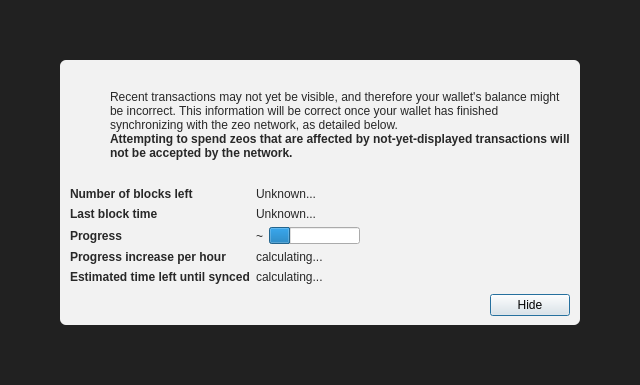
<?xml version="1.0" encoding="UTF-8"?>
<ui version="4.0">
 <class>ModalOverlay</class>
 <widget class="QWidget" name="ModalOverlay">
  <property name="geometry">
   <rect>
    <x>0</x>
    <y>0</y>
    <width>640</width>
    <height>385</height>
   </rect>
  </property>
  <property name="windowTitle">
   <string>Form</string>
  </property>
  <layout class="QVBoxLayout" name="verticalLayout" stretch="0">
   <property name="sizeConstraint">
    <enum>QLayout::SetDefaultConstraint</enum>
   </property>
   <property name="leftMargin">
    <number>0</number>
   </property>
   <property name="topMargin">
    <number>0</number>
   </property>
   <property name="rightMargin">
    <number>0</number>
   </property>
   <property name="bottomMargin">
    <number>0</number>
   </property>
   <item>
    <widget class="QWidget" name="bgWidget" native="true">
     <property name="styleSheet">
      <string notr="true">#bgWidget { background: rgba(0,0,0,220); }</string>
     </property>
     <layout class="QVBoxLayout" name="verticalLayoutMain" stretch="1">
      <property name="leftMargin">
       <number>60</number>
      </property>
      <property name="topMargin">
       <number>60</number>
      </property>
      <property name="rightMargin">
       <number>60</number>
      </property>
      <property name="bottomMargin">
       <number>60</number>
      </property>
      <item>
       <widget class="QWidget" name="contentWidget" native="true">
        <property name="styleSheet">
         <string notr="true">#contentWidget { background: rgba(255,255,255,240); border-radius: 6px; }

QLabel { color: rgb(40,40,40);  }</string>
        </property>
        <layout class="QVBoxLayout" name="verticalLayoutSub" stretch="1,0,0,0">
         <property name="spacing">
          <number>0</number>
         </property>
         <property name="leftMargin">
          <number>10</number>
         </property>
         <property name="topMargin">
          <number>10</number>
         </property>
         <property name="rightMargin">
          <number>10</number>
         </property>
         <property name="bottomMargin">
          <number>10</number>
         </property>
         <item>
          <layout class="QHBoxLayout" name="horizontalLayoutIconText" stretch="0,1">
           <property name="topMargin">
            <number>20</number>
           </property>
           <item>
            <layout class="QVBoxLayout" name="verticalLayoutIcon">
             <property name="leftMargin">
              <number>0</number>
             </property>
             <item>
              <widget class="QPushButton" name="warningIcon">
               <property name="enabled">
                <bool>false</bool>
               </property>
               <property name="text">
                <string/>
               </property>
               <property name="icon">
                <iconset>
                 <normaloff>:/icons/warning</normaloff>
                 <disabledoff>:/icons/warning</disabledoff>:/icons/warning</iconset>
               </property>
               <property name="iconSize">
                <size>
                 <width>48</width>
                 <height>48</height>
                </size>
               </property>
               <property name="flat">
                <bool>true</bool>
               </property>
              </widget>
             </item>
             <item>
              <spacer name="verticalSpacerWarningIcon">
               <property name="orientation">
                <enum>Qt::Vertical</enum>
               </property>
               <property name="sizeHint" stdset="0">
                <size>
                 <width>20</width>
                 <height>40</height>
                </size>
               </property>
              </spacer>
             </item>
            </layout>
           </item>
           <item>
            <layout class="QVBoxLayout" name="verticalLayoutInfoText">
             <property name="leftMargin">
              <number>0</number>
             </property>
             <property name="topMargin">
              <number>0</number>
             </property>
             <item>
              <widget class="QLabel" name="infoText">
               <property name="text">
                <string>Recent transactions may not yet be visible, and therefore your wallet's balance might be incorrect. This information will be correct once your wallet has finished synchronizing with the zeo network, as detailed below.</string>
               </property>
               <property name="textFormat">
                <enum>Qt::RichText</enum>
               </property>
               <property name="wordWrap">
                <bool>true</bool>
               </property>
              </widget>
             </item>
             <item>
              <widget class="QLabel" name="infoTextStrong">
               <property name="font">
                <font>
                 <weight>75</weight>
                 <bold>true</bold>
                </font>
               </property>
               <property name="text">
                <string>Attempting to spend zeos that are affected by not-yet-displayed transactions will not be accepted by the network.</string>
               </property>
               <property name="textFormat">
                <enum>Qt::RichText</enum>
               </property>
               <property name="wordWrap">
                <bool>true</bool>
               </property>
              </widget>
             </item>
             <item>
              <spacer name="verticalSpacerInTextSpace">
               <property name="orientation">
                <enum>Qt::Vertical</enum>
               </property>
               <property name="sizeHint" stdset="0">
                <size>
                 <width>20</width>
                 <height>40</height>
                </size>
               </property>
              </spacer>
             </item>
            </layout>
           </item>
          </layout>
         </item>
         <item>
          <spacer name="verticalSpacerAfterText">
           <property name="orientation">
            <enum>Qt::Vertical</enum>
           </property>
           <property name="sizeHint" stdset="0">
            <size>
             <width>20</width>
             <height>40</height>
            </size>
           </property>
          </spacer>
         </item>
         <item>
          <layout class="QFormLayout" name="formLayout">
           <property name="fieldGrowthPolicy">
            <enum>QFormLayout::FieldsStayAtSizeHint</enum>
           </property>
           <property name="horizontalSpacing">
            <number>6</number>
           </property>
           <property name="verticalSpacing">
            <number>6</number>
           </property>
           <property name="topMargin">
            <number>10</number>
           </property>
           <item row="0" column="0">
            <widget class="QLabel" name="labelNumberOfBlocksLeft">
             <property name="font">
              <font>
               <weight>75</weight>
               <bold>true</bold>
              </font>
             </property>
             <property name="text">
              <string>Number of blocks left</string>
             </property>
            </widget>
           </item>
           <item row="0" column="1">
            <widget class="QLabel" name="numberOfBlocksLeft">
             <property name="text">
              <string>Unknown...</string>
             </property>
            </widget>
           </item>
           <item row="1" column="0">
            <widget class="QLabel" name="labelLastBlockTime">
             <property name="font">
              <font>
               <weight>75</weight>
               <bold>true</bold>
              </font>
             </property>
             <property name="text">
              <string>Last block time</string>
             </property>
            </widget>
           </item>
           <item row="1" column="1">
            <widget class="QLabel" name="newestBlockDate">
             <property name="sizePolicy">
              <sizepolicy hsizetype="Maximum" vsizetype="Preferred">
               <horstretch>0</horstretch>
               <verstretch>0</verstretch>
              </sizepolicy>
             </property>
             <property name="text">
              <string>Unknown...</string>
             </property>
            </widget>
           </item>
           <item row="2" column="0">
            <widget class="QLabel" name="labelSyncDone">
             <property name="font">
              <font>
               <weight>75</weight>
               <bold>true</bold>
              </font>
             </property>
             <property name="text">
              <string>Progress</string>
             </property>
            </widget>
           </item>
           <item row="2" column="1">
            <layout class="QHBoxLayout" name="horizontalLayoutSync" stretch="0,1">
             <item>
              <widget class="QLabel" name="percentageProgress">
               <property name="text">
                <string notr="true">~</string>
               </property>
              </widget>
             </item>
             <item>
              <widget class="QProgressBar" name="progressBar">
               <property name="value">
                <number>24</number>
               </property>
               <property name="format">
                <string/>
               </property>
              </widget>
             </item>
            </layout>
           </item>
           <item row="4" column="0">
            <widget class="QLabel" name="labelProgressIncrease">
             <property name="font">
              <font>
               <weight>75</weight>
               <bold>true</bold>
              </font>
             </property>
             <property name="text">
              <string>Progress increase per hour</string>
             </property>
            </widget>
           </item>
           <item row="4" column="1">
            <widget class="QLabel" name="progressIncreasePerH">
             <property name="text">
              <string>calculating...</string>
             </property>
            </widget>
           </item>
           <item row="5" column="0">
            <widget class="QLabel" name="labelEstimatedTimeLeft">
             <property name="font">
              <font>
               <weight>75</weight>
               <bold>true</bold>
              </font>
             </property>
             <property name="text">
              <string>Estimated time left until synced</string>
             </property>
            </widget>
           </item>
           <item row="5" column="1">
            <widget class="QLabel" name="expectedTimeLeft">
             <property name="text">
              <string>calculating...</string>
             </property>
            </widget>
           </item>
          </layout>
         </item>
         <item>
          <layout class="QHBoxLayout" name="horizontalLayoutButtons">
           <property name="leftMargin">
            <number>10</number>
           </property>
           <property name="topMargin">
            <number>10</number>
           </property>
           <item>
            <spacer name="horizontalSpacer">
             <property name="orientation">
              <enum>Qt::Horizontal</enum>
             </property>
             <property name="sizeHint" stdset="0">
              <size>
               <width>40</width>
               <height>20</height>
              </size>
             </property>
            </spacer>
           </item>
           <item>
            <widget class="QPushButton" name="closeButton">
             <property name="text">
              <string>Hide</string>
             </property>
             <property name="shortcut">
              <string>Esc</string>
             </property>
             <property name="focusPolicy">
              <enum>Qt::StrongFocus</enum>
             </property>
             <property name="default">
              <bool>true</bool>
             </property>
            </widget>
           </item>
          </layout>
         </item>
        </layout>
       </widget>
      </item>
     </layout>
    </widget>
   </item>
  </layout>
 </widget>
 <resources/>
 <connections/>
</ui>
